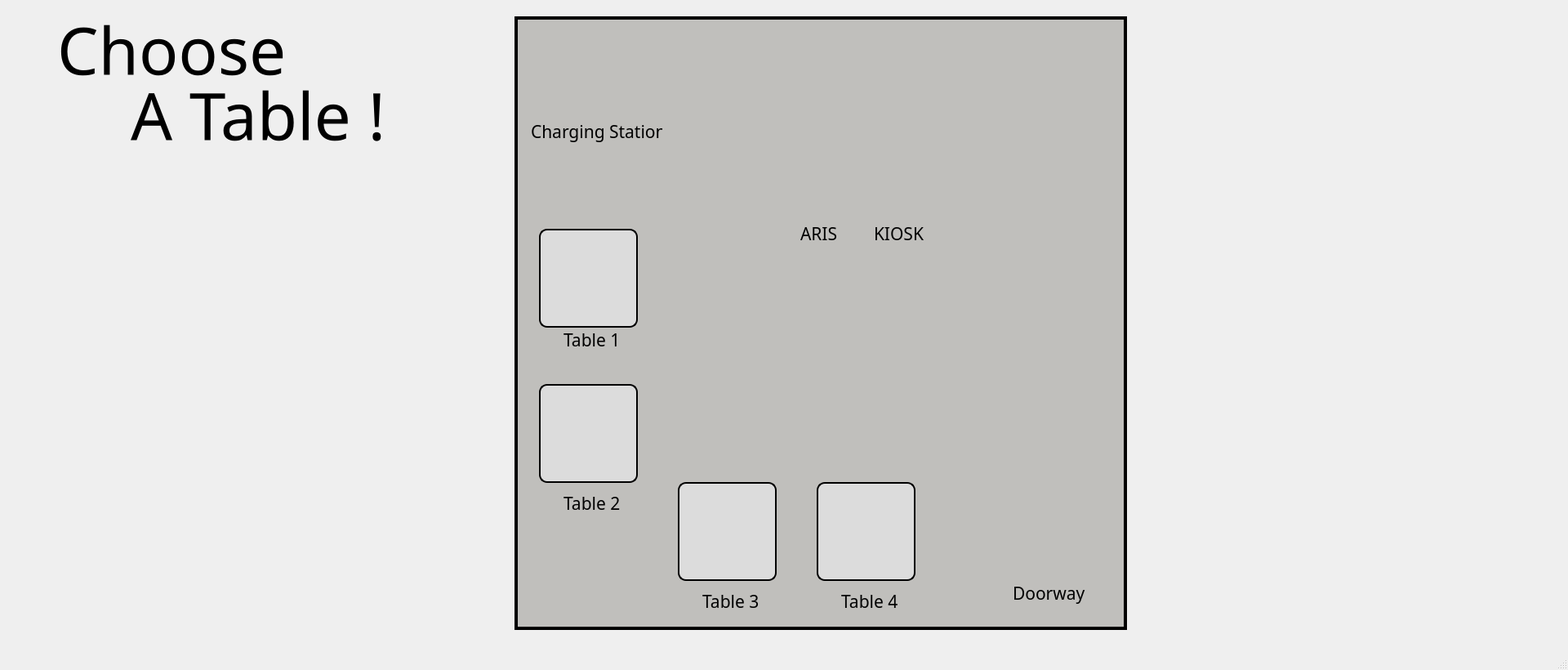
<?xml version="1.0" encoding="UTF-8"?>
<ui version="4.0">
 <class>MainWindow</class>
 <widget class="QMainWindow" name="MainWindow">
  <property name="geometry">
   <rect>
    <x>0</x>
    <y>0</y>
    <width>1920</width>
    <height>820</height>
   </rect>
  </property>
  <property name="windowTitle">
   <string>MainWindow</string>
  </property>
  <property name="windowIcon">
   <iconset>
    <normaloff>:/icon/free-icon-hand-cursor-5781782.png</normaloff>:/icon/free-icon-hand-cursor-5781782.png</iconset>
  </property>
  <widget class="QWidget" name="centralwidget">
   <widget class="QLabel" name="label">
    <property name="enabled">
     <bool>true</bool>
    </property>
    <property name="geometry">
     <rect>
      <x>-450</x>
      <y>-30</y>
      <width>2401</width>
      <height>900</height>
     </rect>
    </property>
    <property name="styleSheet">
     <string notr="true">

background-image: url(:/icon/Screenshot from 2024-07-04 10-28-03.png);
    background-position: bottom center; /* 바닥 중앙에서 시작 */
</string>
    </property>
    <property name="text">
     <string/>
    </property>
   </widget>
   <widget class="QLabel" name="hightfiveimo">
    <property name="geometry">
     <rect>
      <x>1030</x>
      <y>160</y>
      <width>191</width>
      <height>201</height>
     </rect>
    </property>
    <property name="font">
     <font>
      <family>Uroob</family>
      <pointsize>56</pointsize>
      <weight>75</weight>
      <bold>true</bold>
     </font>
    </property>
    <property name="styleSheet">
     <string notr="true">image: url(:/icon/free-icon-hand-cursor-5781782.png);</string>
    </property>
    <property name="text">
     <string/>
    </property>
   </widget>
   <widget class="QLabel" name="label_2">
    <property name="geometry">
     <rect>
      <x>630</x>
      <y>20</y>
      <width>750</width>
      <height>751</height>
     </rect>
    </property>
    <property name="styleSheet">
     <string notr="true">background-color: rgb(192, 191, 188);
    border-width: 4px; /* 윤곽선 굵기 */
    border-style: solid;
    border-color: #000000; /* 검정색 테두리 */
   </string>
    </property>
    <property name="text">
     <string/>
    </property>
   </widget>
   <widget class="QLabel" name="label_6">
    <property name="geometry">
     <rect>
      <x>970</x>
      <y>1010</y>
      <width>141</width>
      <height>51</height>
     </rect>
    </property>
    <property name="font">
     <font>
      <family>Dyuthi</family>
      <pointsize>16</pointsize>
     </font>
    </property>
    <property name="text">
     <string>Table 2</string>
    </property>
   </widget>
   <widget class="QLabel" name="label_5">
    <property name="geometry">
     <rect>
      <x>70</x>
      <y>10</y>
      <width>571</width>
      <height>101</height>
     </rect>
    </property>
    <property name="font">
     <font>
      <family>Dyuthi</family>
      <pointsize>60</pointsize>
      <weight>50</weight>
      <bold>false</bold>
     </font>
    </property>
    <property name="text">
     <string>Choose</string>
    </property>
   </widget>
   <widget class="QLabel" name="label_9">
    <property name="geometry">
     <rect>
      <x>80</x>
      <y>100</y>
      <width>61</width>
      <height>71</height>
     </rect>
    </property>
    <property name="styleSheet">
     <string notr="true">image: url(:/icon/free-icon-map-395003.png);</string>
    </property>
    <property name="text">
     <string/>
    </property>
   </widget>
   <widget class="QPushButton" name="Table1_Btn">
    <property name="geometry">
     <rect>
      <x>670</x>
      <y>280</y>
      <width>101</width>
      <height>121</height>
     </rect>
    </property>
    <property name="cursor">
     <cursorShape>OpenHandCursor</cursorShape>
    </property>
    <property name="styleSheet">
     <string notr="true">image: url(:/icon/free-icon-table-8015427.png);
/* 투명 배경 */border: none; /* 버튼 테두리 제거 */</string>
    </property>
    <property name="text">
     <string/>
    </property>
   </widget>
   <widget class="QLabel" name="label_3">
    <property name="geometry">
     <rect>
      <x>1240</x>
      <y>640</y>
      <width>81</width>
      <height>61</height>
     </rect>
    </property>
    <property name="styleSheet">
     <string notr="true">image: url(:/icon/free-icon-log-in-1176390.png);</string>
    </property>
    <property name="text">
     <string/>
    </property>
   </widget>
   <widget class="QLabel" name="label_7">
    <property name="geometry">
     <rect>
      <x>890</x>
      <y>30</y>
      <width>221</width>
      <height>221</height>
     </rect>
    </property>
    <property name="styleSheet">
     <string notr="true">image: url(:/icon/ARIS.png);</string>
    </property>
    <property name="text">
     <string/>
    </property>
   </widget>
   <widget class="QLabel" name="label_8">
    <property name="geometry">
     <rect>
      <x>1050</x>
      <y>150</y>
      <width>91</width>
      <height>91</height>
     </rect>
    </property>
    <property name="styleSheet">
     <string notr="true">image: url(:/icon/키오스크_정면.png);</string>
    </property>
    <property name="text">
     <string/>
    </property>
   </widget>
   <widget class="QLabel" name="label_10">
    <property name="geometry">
     <rect>
      <x>650</x>
      <y>130</y>
      <width>161</width>
      <height>61</height>
     </rect>
    </property>
    <property name="font">
     <font>
      <family>Dyuthi</family>
      <pointsize>16</pointsize>
     </font>
    </property>
    <property name="text">
     <string>Charging Station</string>
    </property>
   </widget>
   <widget class="QLabel" name="label_11">
    <property name="geometry">
     <rect>
      <x>690</x>
      <y>390</y>
      <width>71</width>
      <height>51</height>
     </rect>
    </property>
    <property name="font">
     <font>
      <family>Dyuthi</family>
      <pointsize>16</pointsize>
     </font>
    </property>
    <property name="text">
     <string>Table 1</string>
    </property>
   </widget>
   <widget class="QLabel" name="label_12">
    <property name="geometry">
     <rect>
      <x>690</x>
      <y>590</y>
      <width>81</width>
      <height>51</height>
     </rect>
    </property>
    <property name="font">
     <font>
      <family>Dyuthi</family>
      <pointsize>16</pointsize>
     </font>
    </property>
    <property name="text">
     <string>Table 2</string>
    </property>
   </widget>
   <widget class="QLabel" name="label_13">
    <property name="geometry">
     <rect>
      <x>860</x>
      <y>710</y>
      <width>141</width>
      <height>51</height>
     </rect>
    </property>
    <property name="font">
     <font>
      <family>Dyuthi</family>
      <pointsize>16</pointsize>
     </font>
    </property>
    <property name="text">
     <string>Table 3</string>
    </property>
   </widget>
   <widget class="QLabel" name="label_14">
    <property name="geometry">
     <rect>
      <x>1030</x>
      <y>710</y>
      <width>141</width>
      <height>51</height>
     </rect>
    </property>
    <property name="font">
     <font>
      <family>Dyuthi</family>
      <pointsize>16</pointsize>
     </font>
    </property>
    <property name="text">
     <string>Table 4</string>
    </property>
   </widget>
   <widget class="QLabel" name="label_15">
    <property name="geometry">
     <rect>
      <x>980</x>
      <y>260</y>
      <width>141</width>
      <height>51</height>
     </rect>
    </property>
    <property name="font">
     <font>
      <family>Dyuthi</family>
      <pointsize>16</pointsize>
     </font>
    </property>
    <property name="text">
     <string>ARIS</string>
    </property>
   </widget>
   <widget class="QLabel" name="label_16">
    <property name="geometry">
     <rect>
      <x>1070</x>
      <y>260</y>
      <width>141</width>
      <height>51</height>
     </rect>
    </property>
    <property name="font">
     <font>
      <family>Dyuthi</family>
      <pointsize>16</pointsize>
     </font>
    </property>
    <property name="text">
     <string>KIOSK</string>
    </property>
   </widget>
   <widget class="QLabel" name="label_17">
    <property name="geometry">
     <rect>
      <x>1240</x>
      <y>700</y>
      <width>141</width>
      <height>51</height>
     </rect>
    </property>
    <property name="font">
     <font>
      <family>Dyuthi</family>
      <pointsize>16</pointsize>
     </font>
    </property>
    <property name="text">
     <string>Doorway</string>
    </property>
   </widget>
   <widget class="QLabel" name="label_20">
    <property name="geometry">
     <rect>
      <x>160</x>
      <y>90</y>
      <width>571</width>
      <height>101</height>
     </rect>
    </property>
    <property name="font">
     <font>
      <family>Dyuthi</family>
      <pointsize>60</pointsize>
      <weight>50</weight>
      <bold>false</bold>
     </font>
    </property>
    <property name="text">
     <string>A Table !</string>
    </property>
   </widget>
   <widget class="QPushButton" name="Table2_Btn">
    <property name="geometry">
     <rect>
      <x>670</x>
      <y>470</y>
      <width>101</width>
      <height>121</height>
     </rect>
    </property>
    <property name="cursor">
     <cursorShape>OpenHandCursor</cursorShape>
    </property>
    <property name="styleSheet">
     <string notr="true">image: url(:/icon/free-icon-table-8015427.png);
/* 투명 배경 */border: none; /* 버튼 테두리 제거 */</string>
    </property>
    <property name="text">
     <string/>
    </property>
   </widget>
   <widget class="QPushButton" name="Table3_Btn">
    <property name="geometry">
     <rect>
      <x>840</x>
      <y>590</y>
      <width>101</width>
      <height>121</height>
     </rect>
    </property>
    <property name="cursor">
     <cursorShape>OpenHandCursor</cursorShape>
    </property>
    <property name="styleSheet">
     <string notr="true">image: url(:/icon/free-icon-table-8015427.png);
/* 투명 배경 */border: none; /* 버튼 테두리 제거 */</string>
    </property>
    <property name="text">
     <string/>
    </property>
   </widget>
   <widget class="QPushButton" name="Table4_Btn">
    <property name="geometry">
     <rect>
      <x>1010</x>
      <y>590</y>
      <width>101</width>
      <height>121</height>
     </rect>
    </property>
    <property name="cursor">
     <cursorShape>OpenHandCursor</cursorShape>
    </property>
    <property name="styleSheet">
     <string notr="true">image: url(:/icon/free-icon-table-8015427.png);
/* 투명 배경 */border: none; /* 버튼 테두리 제거 */</string>
    </property>
    <property name="text">
     <string/>
    </property>
   </widget>
   <widget class="QLabel" name="label_4">
    <property name="geometry">
     <rect>
      <x>670</x>
      <y>50</y>
      <width>101</width>
      <height>91</height>
     </rect>
    </property>
    <property name="styleSheet">
     <string notr="true">image: url(:/icon/충전스테이션.png);</string>
    </property>
    <property name="text">
     <string/>
    </property>
   </widget>
   <widget class="QLabel" name="label_19">
    <property name="geometry">
     <rect>
      <x>660</x>
      <y>280</y>
      <width>121</width>
      <height>121</height>
     </rect>
    </property>
    <property name="styleSheet">
     <string notr="true">background-color: rgb(220, 220, 220);
; border-radius: 10; border: 2px solid</string>
    </property>
    <property name="text">
     <string/>
    </property>
   </widget>
   <widget class="QLabel" name="label_21">
    <property name="geometry">
     <rect>
      <x>660</x>
      <y>470</y>
      <width>121</width>
      <height>121</height>
     </rect>
    </property>
    <property name="styleSheet">
     <string notr="true">background-color: rgb(220, 220, 220);
; border-radius: 10; border: 2px solid</string>
    </property>
    <property name="text">
     <string/>
    </property>
   </widget>
   <widget class="QLabel" name="label_23">
    <property name="geometry">
     <rect>
      <x>1000</x>
      <y>590</y>
      <width>121</width>
      <height>121</height>
     </rect>
    </property>
    <property name="styleSheet">
     <string notr="true">background-color: rgb(220, 220, 220);
; border-radius: 10; border: 2px solid</string>
    </property>
    <property name="text">
     <string/>
    </property>
   </widget>
   <widget class="QLabel" name="label_24">
    <property name="geometry">
     <rect>
      <x>830</x>
      <y>590</y>
      <width>121</width>
      <height>121</height>
     </rect>
    </property>
    <property name="styleSheet">
     <string notr="true">background-color: rgb(220, 220, 220);
; border-radius: 10; border: 2px solid</string>
    </property>
    <property name="text">
     <string/>
    </property>
   </widget>
   <zorder>label</zorder>
   <zorder>hightfiveimo</zorder>
   <zorder>label_2</zorder>
   <zorder>label_6</zorder>
   <zorder>label_5</zorder>
   <zorder>label_9</zorder>
   <zorder>label_3</zorder>
   <zorder>label_7</zorder>
   <zorder>label_8</zorder>
   <zorder>label_10</zorder>
   <zorder>label_11</zorder>
   <zorder>label_12</zorder>
   <zorder>label_13</zorder>
   <zorder>label_14</zorder>
   <zorder>label_15</zorder>
   <zorder>label_16</zorder>
   <zorder>label_17</zorder>
   <zorder>label_20</zorder>
   <zorder>label_4</zorder>
   <zorder>label_19</zorder>
   <zorder>Table1_Btn</zorder>
   <zorder>label_21</zorder>
   <zorder>Table2_Btn</zorder>
   <zorder>label_23</zorder>
   <zorder>label_24</zorder>
   <zorder>Table3_Btn</zorder>
   <zorder>Table4_Btn</zorder>
  </widget>
  <widget class="QMenuBar" name="menubar">
   <property name="geometry">
    <rect>
     <x>0</x>
     <y>0</y>
     <width>1920</width>
     <height>22</height>
    </rect>
   </property>
  </widget>
  <widget class="QStatusBar" name="statusbar"/>
 </widget>
 <resources>
  <include location="resource_table.qrc"/>
 </resources>
 <connections/>
</ui>
